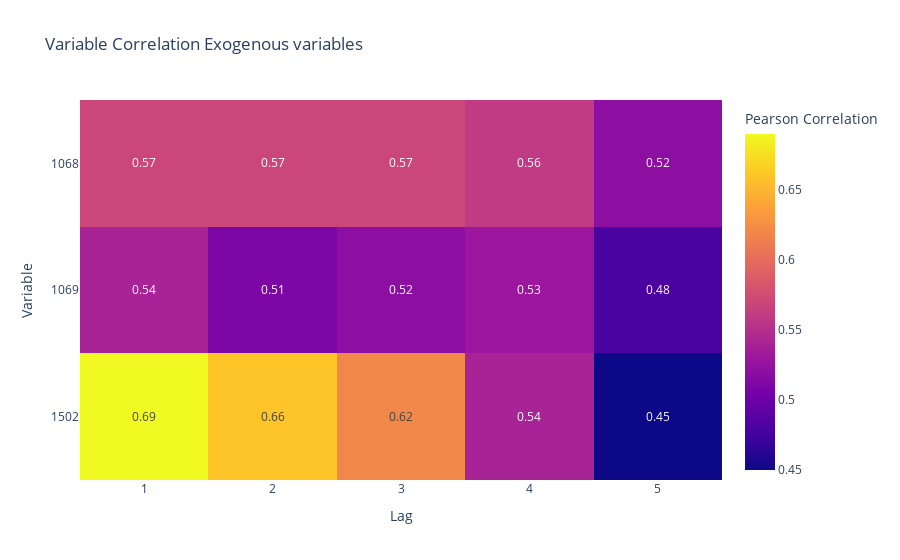

Notebook cell for this chart:
### Code cell
print(lags)
fig = px.imshow(corr_matrix,
                labels=dict(x="Lag", y="Variable", color="Pearson Correlation"),
                x=[i for i in lags],
                y=x_vars,
                text_auto=True,
                title= "Variable Correlation Exogenous variables"
               )
fig.show()

### Figure 1 — Plotly figure (JSON) as saved in the notebook; plotly's stock layout.template omitted (floating-point values rounded to 4 significant figures)
{"data": [{"coloraxis": "coloraxis", "hovertemplate": "Lag: %{x}<br>Variable: %{y}<br>Pearson Correlation: %{z}<extra></extra>", "name": "0", "texttemplate": "%{z}", "type": "heatmap", "x": [1, 2, 3, 4, 5], "xaxis": "x", "y": ["1068", "1069", "1502"], "yaxis": "y", "z": [[0.57, 0.57, 0.57, 0.56, 0.52], [0.54, 0.51, 0.52, 0.53, 0.48], [0.69, 0.66, 0.62, 0.54, 0.45]]}], "layout": {"coloraxis": {"colorbar": {"title": {"text": "Pearson Correlation"}}, "colorscale": [[0, "#0d0887"], [0.1111, "#46039f"], [0.2222, "#7201a8"], [0.3333, "#9c179e"], [0.4444, "#bd3786"], [0.5556, "#d8576b"], [0.6667, "#ed7953"], [0.7778, "#fb9f3a"], [0.8889, "#fdca26"], [1, "#f0f921"]]}, "title": {"text": "Variable Correlation Exogenous variables"}, "xaxis": {"anchor": "y", "constrain": "domain", "domain": [0, 1], "scaleanchor": "y", "title": {"text": "Lag"}}, "yaxis": {"anchor": "x", "autorange": "reversed", "constrain": "domain", "domain": [0, 1], "title": {"text": "Variable"}}}}
